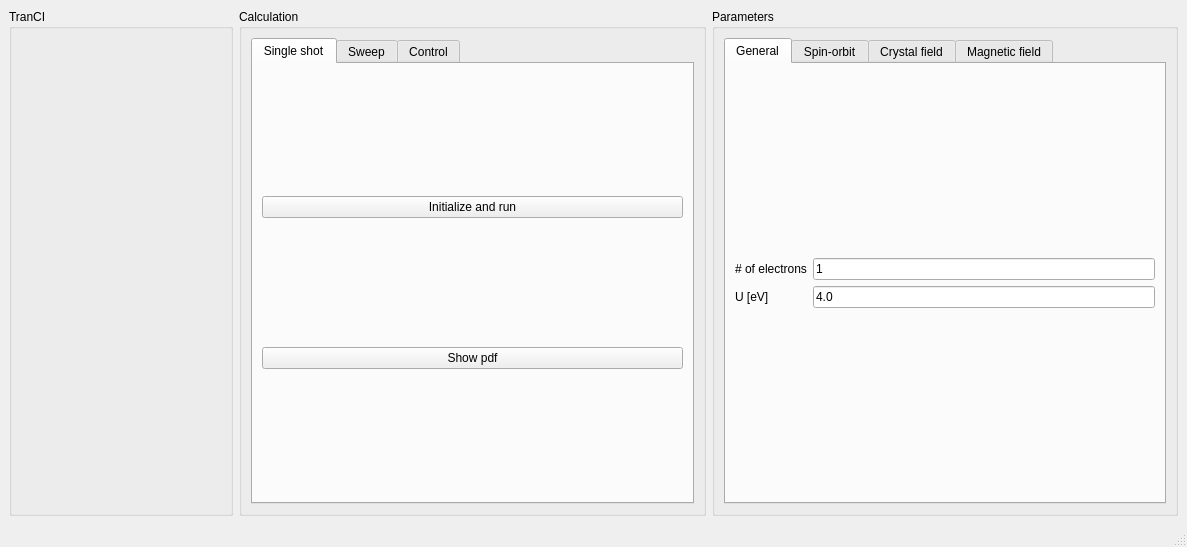
<?xml version="1.0" encoding="UTF-8"?>
<ui version="4.0">
 <class>MainWindow</class>
 <widget class="QMainWindow" name="MainWindow">
  <property name="geometry">
   <rect>
    <x>0</x>
    <y>0</y>
    <width>1187</width>
    <height>547</height>
   </rect>
  </property>
  <property name="windowTitle">
   <string>Tranci</string>
  </property>
  <widget class="QWidget" name="centralwidget">
   <layout class="QGridLayout" name="gridLayout_21">
    <item row="0" column="0">
     <widget class="QGroupBox" name="groupBox_3">
      <property name="title">
       <string>TranCI</string>
      </property>
      <layout class="QGridLayout" name="gridLayout_20">
       <item row="0" column="0">
        <widget class="QLabel" name="logo">
         <property name="minimumSize">
          <size>
           <width>200</width>
           <height>370</height>
          </size>
         </property>
         <property name="text">
          <string/>
         </property>
        </widget>
       </item>
      </layout>
     </widget>
    </item>
    <item row="0" column="1">
     <widget class="QGroupBox" name="groupBox_2">
      <property name="title">
       <string>Calculation</string>
      </property>
      <layout class="QGridLayout" name="gridLayout_17">
       <item row="0" column="0">
        <widget class="QTabWidget" name="tabWidget_3">
         <property name="currentIndex">
          <number>0</number>
         </property>
         <widget class="QWidget" name="tab_7">
          <attribute name="title">
           <string>Single shot</string>
          </attribute>
          <layout class="QGridLayout" name="gridLayout_16">
           <item row="0" column="0">
            <widget class="QPushButton" name="initialize_one_shot">
             <property name="toolTip">
              <string>Prform a single shot calculation</string>
             </property>
             <property name="text">
              <string>Initialize and run</string>
             </property>
            </widget>
           </item>
           <item row="1" column="0">
            <widget class="QPushButton" name="show_pdf">
             <property name="toolTip">
              <string>Show a pdf with the summary of the results</string>
             </property>
             <property name="text">
              <string>Show pdf</string>
             </property>
            </widget>
           </item>
          </layout>
         </widget>
         <widget class="QWidget" name="tab_8">
          <attribute name="title">
           <string>Sweep</string>
          </attribute>
          <layout class="QGridLayout" name="gridLayout_15">
           <item row="0" column="0">
            <layout class="QGridLayout" name="gridLayout_9">
             <item row="2" column="0">
              <widget class="QComboBox" name="sweep_variable">
               <item>
                <property name="text">
                 <string>soc</string>
                </property>
               </item>
               <item>
                <property name="text">
                 <string>z^2</string>
                </property>
               </item>
               <item>
                <property name="text">
                 <string>z^4</string>
                </property>
               </item>
               <item>
                <property name="text">
                 <string>x^2-y^2</string>
                </property>
               </item>
               <item>
                <property name="text">
                 <string>x^4+y^4+z^4</string>
                </property>
               </item>
               <item>
                <property name="text">
                 <string>(x+y+z)^2</string>
                </property>
               </item>
               <item>
                <property name="text">
                 <string>B</string>
                </property>
               </item>
               <item>
                <property name="text">
                 <string>theta_B</string>
                </property>
               </item>
               <item>
                <property name="text">
                 <string>phi_B</string>
                </property>
               </item>
               <item>
                <property name="text">
                 <string>J</string>
                </property>
               </item>
               <item>
                <property name="text">
                 <string>theta_J</string>
                </property>
               </item>
               <item>
                <property name="text">
                 <string>phi_J</string>
                </property>
               </item>
               <item>
                <property name="text">
                 <string>U</string>
                </property>
               </item>
              </widget>
             </item>
             <item row="1" column="0">
              <widget class="QLabel" name="label_16">
               <property name="text">
                <string>Parameter to sweep</string>
               </property>
              </widget>
             </item>
            </layout>
           </item>
           <item row="0" column="1" rowspan="2">
            <layout class="QGridLayout" name="gridLayout_10">
             <item row="3" column="0">
              <widget class="QLabel" name="label_19">
               <property name="text">
                <string>Steps</string>
               </property>
              </widget>
             </item>
             <item row="1" column="0">
              <widget class="QLabel" name="label_17">
               <property name="text">
                <string>Initial</string>
               </property>
              </widget>
             </item>
             <item row="3" column="1">
              <widget class="QLineEdit" name="steps">
               <property name="toolTip">
                <string>Number of steps in the sweep</string>
               </property>
               <property name="text">
                <string>40</string>
               </property>
              </widget>
             </item>
             <item row="1" column="1">
              <widget class="QLineEdit" name="initial_value">
               <property name="toolTip">
                <string>Initial value of the sweep</string>
               </property>
               <property name="text">
                <string>0.0</string>
               </property>
              </widget>
             </item>
             <item row="2" column="1">
              <widget class="QLineEdit" name="final_value">
               <property name="toolTip">
                <string>Final value of the sweep</string>
               </property>
               <property name="text">
                <string>1.0</string>
               </property>
              </widget>
             </item>
             <item row="2" column="0">
              <widget class="QLabel" name="label_18">
               <property name="text">
                <string>Final</string>
               </property>
              </widget>
             </item>
             <item row="0" column="0" colspan="2">
              <widget class="QLabel" name="label_21">
               <property name="text">
                <string>Values to sweep</string>
               </property>
              </widget>
             </item>
            </layout>
           </item>
           <item row="1" column="0" rowspan="2">
            <layout class="QGridLayout" name="gridLayout_11">
             <item row="1" column="0">
              <widget class="QPushButton" name="plot_spectrum">
               <property name="toolTip">
                <string>Plot the spectrum of the many body system</string>
               </property>
               <property name="text">
                <string>Plot spectrum</string>
               </property>
              </widget>
             </item>
             <item row="2" column="0">
              <widget class="QPushButton" name="plot_excitations">
               <property name="toolTip">
                <string>Plot the excitations with respect to the ground state</string>
               </property>
               <property name="text">
                <string>Plot excitations</string>
               </property>
              </widget>
             </item>
             <item row="3" column="0">
              <widget class="QPushButton" name="plot_degeneracy">
               <property name="toolTip">
                <string>Plot the degeneracy of the ground state</string>
               </property>
               <property name="text">
                <string>Plot degeneracy</string>
               </property>
              </widget>
             </item>
             <item row="4" column="0">
              <widget class="QPushButton" name="plot_operator">
               <property name="toolTip">
                <string>Plot the expectation value of a certain operator on the ground state manifold</string>
               </property>
               <property name="text">
                <string>Plot operator</string>
               </property>
              </widget>
             </item>
             <item row="0" column="0">
              <widget class="QLabel" name="label_20">
               <property name="text">
                <string>Tasks</string>
               </property>
              </widget>
             </item>
            </layout>
           </item>
           <item row="2" column="1">
            <layout class="QGridLayout" name="gridLayout_13">
             <item row="0" column="0">
              <widget class="QLabel" name="label_24">
               <property name="text">
                <string>Operator</string>
               </property>
              </widget>
             </item>
             <item row="1" column="0">
              <widget class="QComboBox" name="operator_name">
               <property name="toolTip">
                <string>Operator used to compute expectation values</string>
               </property>
               <item>
                <property name="text">
                 <string>Sx</string>
                </property>
               </item>
               <item>
                <property name="text">
                 <string>Sy</string>
                </property>
               </item>
               <item>
                <property name="text">
                 <string>Sz</string>
                </property>
               </item>
               <item>
                <property name="text">
                 <string>Lx</string>
                </property>
               </item>
               <item>
                <property name="text">
                 <string>Ly</string>
                </property>
               </item>
               <item>
                <property name="text">
                 <string>Lz</string>
                </property>
               </item>
               <item>
                <property name="text">
                 <string>Jx</string>
                </property>
               </item>
               <item>
                <property name="text">
                 <string>Jy</string>
                </property>
               </item>
               <item>
                <property name="text">
                 <string>Jz</string>
                </property>
               </item>
               <item>
                <property name="text">
                 <string>L2</string>
                </property>
               </item>
               <item>
                <property name="text">
                 <string>S2</string>
                </property>
               </item>
               <item>
                <property name="text">
                 <string>J2</string>
                </property>
               </item>
               <item>
                <property name="text">
                 <string>x2</string>
                </property>
               </item>
               <item>
                <property name="text">
                 <string>y2</string>
                </property>
               </item>
               <item>
                <property name="text">
                 <string>z2</string>
                </property>
               </item>
              </widget>
             </item>
            </layout>
           </item>
          </layout>
         </widget>
         <widget class="QWidget" name="tab_6">
          <attribute name="title">
           <string>Control</string>
          </attribute>
          <layout class="QGridLayout" name="gridLayout_14">
           <item row="0" column="0">
            <layout class="QGridLayout" name="gridLayout_12">
             <item row="0" column="1">
              <widget class="QLineEdit" name="lineEdit">
               <property name="text">
                <string>40</string>
               </property>
              </widget>
             </item>
             <item row="1" column="1">
              <widget class="QLineEdit" name="tol_ene">
               <property name="text">
                <string>0.001</string>
               </property>
              </widget>
             </item>
             <item row="0" column="0">
              <widget class="QLabel" name="label_22">
               <property name="text">
                <string>Maximum number of eigenfunctions</string>
               </property>
              </widget>
             </item>
             <item row="1" column="0">
              <widget class="QLabel" name="label_23">
               <property name="text">
                <string>Energy tolerancy [eV]</string>
               </property>
              </widget>
             </item>
             <item row="2" column="0" colspan="2">
              <widget class="QPushButton" name="save_tranci">
               <property name="toolTip">
                <string>Save data in the current folder</string>
               </property>
               <property name="text">
                <string>Save data</string>
               </property>
              </widget>
             </item>
            </layout>
           </item>
          </layout>
         </widget>
        </widget>
       </item>
      </layout>
     </widget>
    </item>
    <item row="0" column="2">
     <widget class="QGroupBox" name="groupBox">
      <property name="title">
       <string>Parameters</string>
      </property>
      <layout class="QGridLayout" name="gridLayout_18">
       <item row="0" column="0">
        <widget class="QTabWidget" name="tabWidget">
         <property name="currentIndex">
          <number>0</number>
         </property>
         <widget class="QWidget" name="tab">
          <attribute name="title">
           <string>General</string>
          </attribute>
          <layout class="QGridLayout" name="gridLayout_8">
           <item row="0" column="0">
            <layout class="QGridLayout" name="gridLayout_2">
             <item row="1" column="0">
              <widget class="QLabel" name="label">
               <property name="text">
                <string>U [eV]</string>
               </property>
              </widget>
             </item>
             <item row="1" column="1">
              <widget class="QLineEdit" name="U">
               <property name="toolTip">
                <string>Electron-electron interaction</string>
               </property>
               <property name="text">
                <string>4.0</string>
               </property>
              </widget>
             </item>
             <item row="0" column="0">
              <widget class="QLabel" name="label_15">
               <property name="text">
                <string># of electrons</string>
               </property>
              </widget>
             </item>
             <item row="0" column="1">
              <widget class="QLineEdit" name="n">
               <property name="toolTip">
                <string>Number of electrons in the d shell</string>
               </property>
               <property name="text">
                <string>1</string>
               </property>
              </widget>
             </item>
            </layout>
           </item>
          </layout>
         </widget>
         <widget class="QWidget" name="tab_2">
          <attribute name="title">
           <string>Spin-orbit</string>
          </attribute>
          <layout class="QGridLayout" name="gridLayout_7">
           <item row="0" column="0">
            <layout class="QGridLayout" name="gridLayout_3">
             <item row="0" column="0">
              <widget class="QLabel" name="label_2">
               <property name="text">
                <string>SOC [eV]</string>
               </property>
              </widget>
             </item>
             <item row="0" column="1">
              <widget class="QLineEdit" name="soc">
               <property name="toolTip">
                <string>Value of the spin-orbit coupling</string>
               </property>
               <property name="text">
                <string>0.0</string>
               </property>
              </widget>
             </item>
            </layout>
           </item>
          </layout>
         </widget>
         <widget class="QWidget" name="tab_3">
          <attribute name="title">
           <string>Crystal field</string>
          </attribute>
          <layout class="QGridLayout" name="gridLayout_6">
           <item row="0" column="0">
            <layout class="QGridLayout" name="gridLayout_5">
             <item row="0" column="0">
              <widget class="QLabel" name="label_3">
               <property name="text">
                <string>Uniaxial z^2 [eV]</string>
               </property>
              </widget>
             </item>
             <item row="0" column="1">
              <widget class="QLineEdit" name="D">
               <property name="toolTip">
                <string>Uniaxial crystal field</string>
               </property>
               <property name="text">
                <string>0.0</string>
               </property>
              </widget>
             </item>
             <item row="1" column="1">
              <widget class="QLineEdit" name="E">
               <property name="text">
                <string>0.0</string>
               </property>
              </widget>
             </item>
             <item row="1" column="0">
              <widget class="QLabel" name="label_4">
               <property name="text">
                <string>Shear x^2-y^2 [eV]</string>
               </property>
              </widget>
             </item>
             <item row="2" column="0">
              <widget class="QLabel" name="label_5">
               <property name="text">
                <string>Octahedral x^4+y^4+z^4</string>
               </property>
              </widget>
             </item>
             <item row="4" column="0">
              <widget class="QLabel" name="label_7">
               <property name="text">
                <string>Uniaxial' z^4 [eV]</string>
               </property>
              </widget>
             </item>
             <item row="3" column="0">
              <widget class="QLabel" name="label_6">
               <property name="text">
                <string>Trigonal (x+y+z)^2</string>
               </property>
              </widget>
             </item>
             <item row="3" column="1">
              <widget class="QLineEdit" name="trigonal">
               <property name="toolTip">
                <string>Trigonal crystal field</string>
               </property>
               <property name="text">
                <string>0.0</string>
               </property>
              </widget>
             </item>
             <item row="2" column="1">
              <widget class="QLineEdit" name="O">
               <property name="toolTip">
                <string>Octahedral crystal field</string>
               </property>
               <property name="text">
                <string>0.0</string>
               </property>
              </widget>
             </item>
             <item row="4" column="1">
              <widget class="QLineEdit" name="z4">
               <property name="toolTip">
                <string>Uniaxial crystal field</string>
               </property>
               <property name="text">
                <string>0.0</string>
               </property>
              </widget>
             </item>
             <item row="5" column="0">
              <widget class="QLabel" name="label_11">
               <property name="text">
                <string>Shear' x^2y^2</string>
               </property>
              </widget>
             </item>
             <item row="5" column="1">
              <widget class="QLineEdit" name="x2y2">
               <property name="text">
                <string>0.0</string>
               </property>
              </widget>
             </item>
            </layout>
           </item>
          </layout>
         </widget>
         <widget class="QWidget" name="tab_4">
          <attribute name="title">
           <string>Magnetic field</string>
          </attribute>
          <layout class="QGridLayout" name="gridLayout">
           <item row="0" column="0">
            <layout class="QGridLayout" name="gridLayout_4">
             <item row="0" column="2">
              <widget class="QLabel" name="label_12">
               <property name="text">
                <string>J [eV] </string>
               </property>
              </widget>
             </item>
             <item row="0" column="0">
              <widget class="QLabel" name="label_8">
               <property name="text">
                <string>B [eV]</string>
               </property>
              </widget>
             </item>
             <item row="0" column="1">
              <widget class="QLineEdit" name="B">
               <property name="toolTip">
                <string>Absolute value of the magnetic field</string>
               </property>
               <property name="text">
                <string>0.0</string>
               </property>
              </widget>
             </item>
             <item row="1" column="1">
              <widget class="QLineEdit" name="theta_b">
               <property name="text">
                <string>0.0</string>
               </property>
              </widget>
             </item>
             <item row="2" column="0">
              <widget class="QLabel" name="label_10">
               <property name="text">
                <string>Phi_B [pi]</string>
               </property>
              </widget>
             </item>
             <item row="1" column="0">
              <widget class="QLabel" name="label_9">
               <property name="text">
                <string>Theta_B [pi]</string>
               </property>
              </widget>
             </item>
             <item row="2" column="1">
              <widget class="QLineEdit" name="phi_b">
               <property name="text">
                <string>0.0</string>
               </property>
              </widget>
             </item>
             <item row="0" column="3">
              <widget class="QLineEdit" name="j">
               <property name="toolTip">
                <string>Absolute value of an exchange field that couples only to the spin sector</string>
               </property>
               <property name="text">
                <string>0.0</string>
               </property>
              </widget>
             </item>
             <item row="1" column="2">
              <widget class="QLabel" name="label_13">
               <property name="text">
                <string>Theta_J [pi]</string>
               </property>
              </widget>
             </item>
             <item row="2" column="2">
              <widget class="QLabel" name="label_14">
               <property name="text">
                <string>Phi_J [pi]</string>
               </property>
              </widget>
             </item>
             <item row="1" column="3">
              <widget class="QLineEdit" name="theta_j">
               <property name="text">
                <string>0.0</string>
               </property>
              </widget>
             </item>
             <item row="2" column="3">
              <widget class="QLineEdit" name="phi_j">
               <property name="text">
                <string>0.0</string>
               </property>
              </widget>
             </item>
            </layout>
           </item>
          </layout>
         </widget>
        </widget>
       </item>
      </layout>
     </widget>
    </item>
   </layout>
  </widget>
  <widget class="QMenuBar" name="menubar">
   <property name="geometry">
    <rect>
     <x>0</x>
     <y>0</y>
     <width>1187</width>
     <height>28</height>
    </rect>
   </property>
  </widget>
  <widget class="QStatusBar" name="statusbar"/>
 </widget>
 <resources/>
 <connections/>
</ui>
